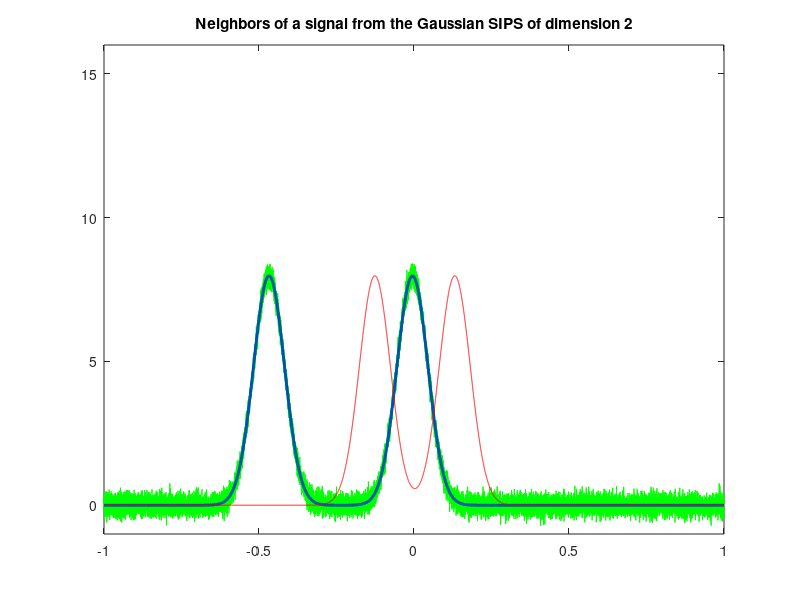
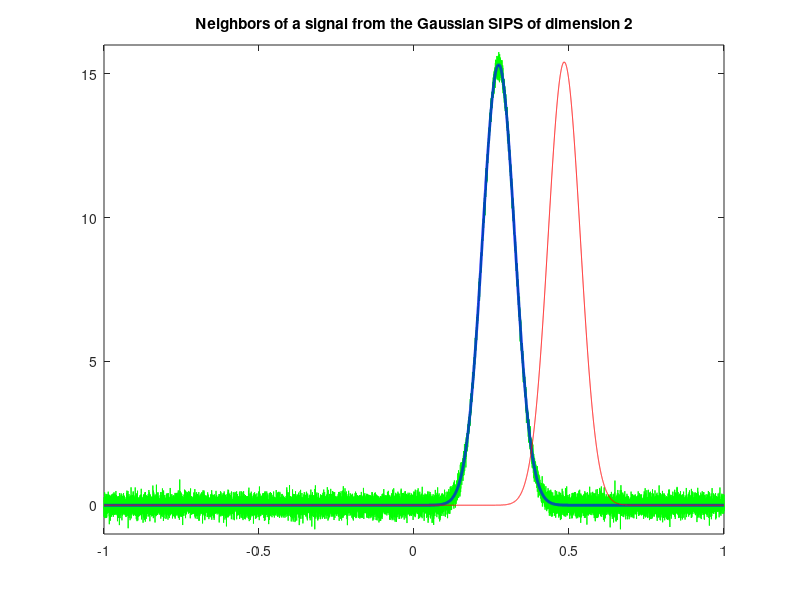
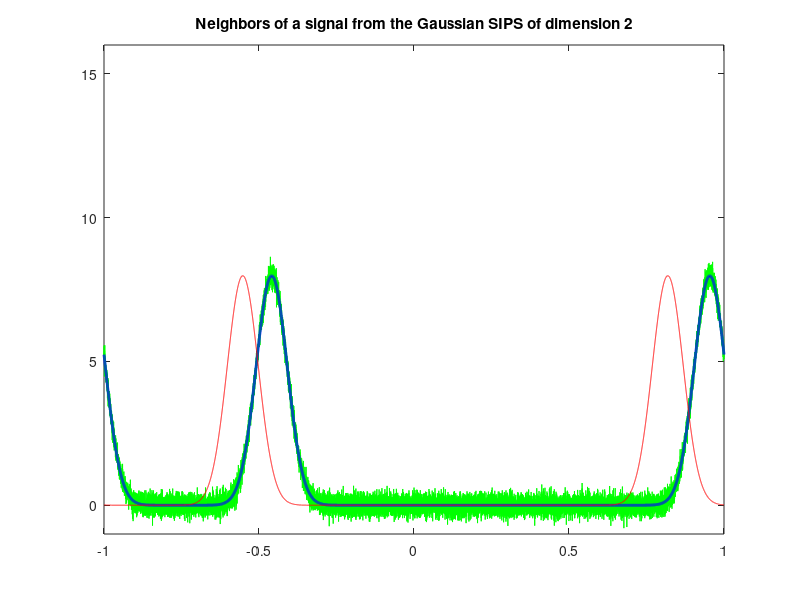
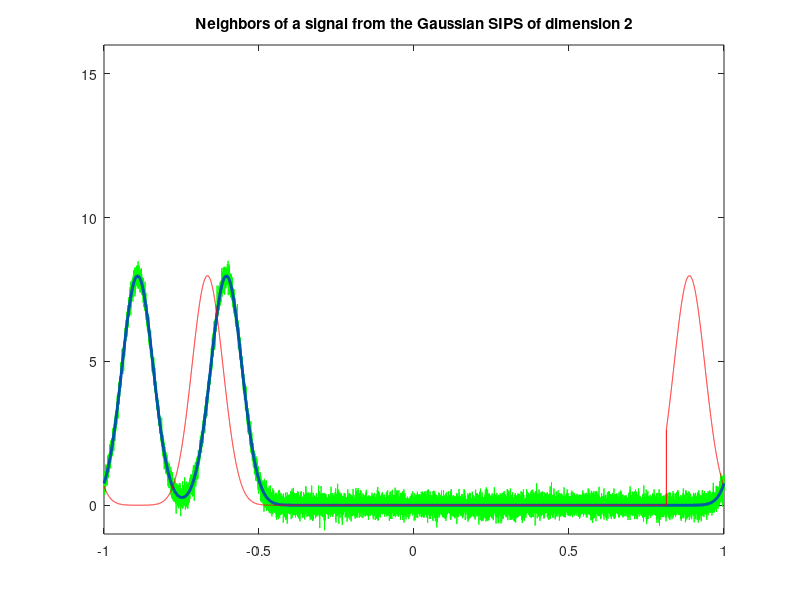

Source code (MATLAB) for these figures, in order:
%% Index 

% Gaussian signal


%% Gaussian signal 

D = 20000;
I = linspace(-1,1,D);
k = 2;
sigma = 0.05;
seeds_2 = [50, 677, 825, 1282, 555, 123, 888]; % classic, collision, single peak, circularity
seeds_3 = [1122, 1393, 2259, 1176]; % classic, two peaks, one peak ,circularity
seeds_4 = [2995, 1911, 2141, 695, 1019, 1127];

for seed = seeds_2
%for l = 1:20
%    seed = randi(3000);
    rng(seed);
    mu = sort(2*rand(1,k) - 1) ;
        
    half_width = norminv(0.9999,0,sigma); 
    half_width_sample = round(0.5*half_width * D);
    I_extended = linspace(-1 - half_width , 1 + half_width , D + 2*half_width_sample);
    
    pulse_extended = zeros(1, D + 2*half_width_sample);
        
    for i = 1:k
        pulse_extended(1,:) = pulse_extended(1,:) + normpdf(I_extended, mu(i), sigma);
    end

    pulse = zeros(1,D);
    pulse = pulse_extended(:,half_width_sample+1:D + half_width_sample); 
    pulse(:,1:half_width_sample) = pulse(:,1:half_width_sample) + pulse_extended(:,D + half_width_sample+1 : D + 2*half_width_sample);
    pulse(:, D - half_width_sample + 1 : D ) = pulse(:, D - half_width_sample + 1 : D ) + pulse_extended(:, 1 : half_width_sample );

    % neigh music (we plot it before it is more explactive)
    
    neigh_noise = pulse + 0.2*randn(1,D);
    figure;
    plot(I,neigh_noise,'green');
    hold on 
    
    % original pulse
    plot(I,pulse,'blue', 'LineWidth', 2);
    hold on 
%     
%     for i = 1:k
%         plot([mu(i), mu(i)], [0,pulse(find(I>mu(i),1))], 'green' );
%         text(mu(i),-1, sprintf('\\theta_{%d}',i), 'FontSize', 8);
%         hold on 
%     end
%    
    % neigh using noise on parameter
    
    mu_neigh = mu + 0.2 * randn(1,k);
    neigh_extended = zeros(1, D + 2*half_width_sample);
        
    for i = 1:k
        neigh_extended(1,:) = neigh_extended(1,:) + normpdf(I_extended, mu_neigh(i), sigma);
    end

    neigh = zeros(1,D);
    neigh = neigh_extended(:,half_width_sample+1:D + half_width_sample); 
    neigh(:,1:half_width_sample) = neigh(:,1:half_width_sample) + neigh_extended(:,D + half_width_sample+1 : D + 2*half_width_sample);
    neigh(:, D - half_width_sample + 1 : D ) = neigh(:, D - half_width_sample + 1 : D ) + neigh_extended(:, 1 : half_width_sample );

    
    hold on
    
    plot(I,neigh, 'red');

    hold on 
    
%     for i = 1:k
%         plot([mu_neigh(i), mu_neigh(i)], [0,neigh(find(I>mu_neigh(i),1))], 'magenta' );
%         text(mu_neigh(i),-2, sprintf('\\theta_{%d}+\\eta_{%d}',i,i), 'FontSize', 8);
%         hold on 
%     end
%     
    ax = gca;
    %ax.XTick = [-1 1];
    ylim([-1 16]);
    %title(seed)
    title(sprintf('Neighbors of a signal from the Gaussian SIPS of dimension %d',k))
    
end